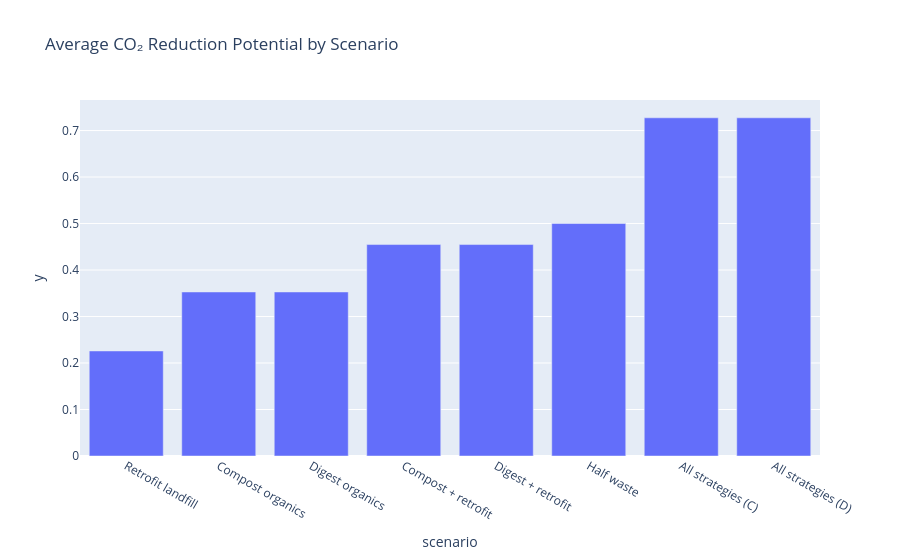

Notebook code for this chart:
### Markdown cell above
## 6. CO₂ Reduction by Scenario

### Code cell
scenario_co2 = (
    df.groupby('scenario')['co₂_emissions_reduction_potential']
      .mean()
      .sort_values(ascending=False)
      .reset_index()
)

fig = px.bar(
    scenario_co2,
    x='scenario',
    y=scenario_co2['co₂_emissions_reduction_potential'].abs(),
    title='Average CO₂ Reduction Potential by Scenario'
)

fig.show()

### Figure 1 — Plotly figure (JSON) as saved in the notebook; plotly's stock layout.template omitted (floating-point values rounded to 4 significant figures)
{"data": [{"alignmentgroup": "True", "hovertemplate": "scenario=%{x}<br>y=%{y}<extra></extra>", "legendgroup": "", "marker": {"color": "#636efa", "pattern": {"shape": ""}}, "name": "", "offsetgroup": "", "orientation": "v", "showlegend": false, "textposition": "auto", "type": "bar", "x": ["Retrofit landfill", "Compost organics", "Digest organics", "Compost + retrofit", "Digest + retrofit", "Half waste", "All strategies (C)", "All strategies (D)"], "xaxis": "x", "y": [0.2259, 0.3528, 0.3528, 0.4548, 0.4548, 0.5, 0.7274, 0.7274], "yaxis": "y"}], "layout": {"barmode": "relative", "legend": {"tracegroupgap": 0}, "title": {"text": "Average CO₂ Reduction Potential by Scenario"}, "xaxis": {"anchor": "y", "domain": [0, 1], "title": {"text": "scenario"}}, "yaxis": {"anchor": "x", "domain": [0, 1], "title": {"text": "y"}}}}
